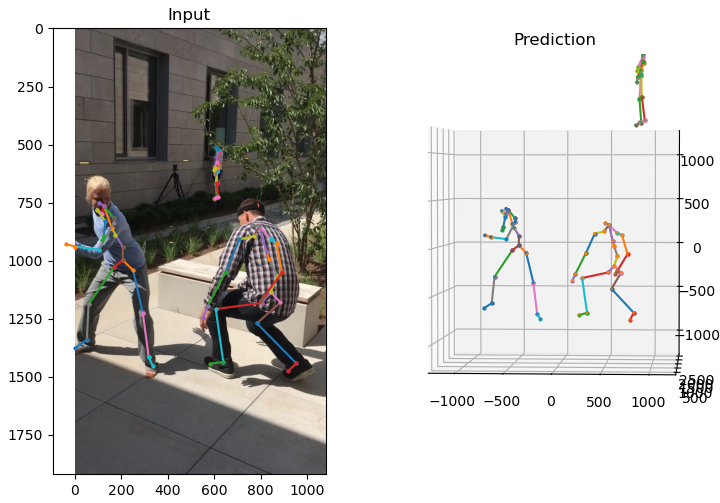

Generate this figure with Python:
#!/usr/bin/env python3

import tensorflow as tf


def main():
    demo_with_just_an_image()
    demo_with_known_intrinsics_and_boxes()


def demo_with_just_an_image():
    model = tf.saved_model.load('./metrabs_multiperson_smpl_combined')
    image = tf.image.decode_jpeg(tf.io.read_file('./test_image_3dpw.jpg'))
    detections, poses3d, poses2d = model.predict_single_image(image)
    visualize_pose(image.numpy(), poses3d.numpy(), poses2d.numpy(), model.joint_edges.numpy())


def demo_with_known_intrinsics_and_boxes():
    model = tf.saved_model.load('./metrabs_multiperson_smpl')
    image = tf.image.decode_jpeg(tf.io.read_file('./test_image_3dpw.jpg'))
    intrinsics = tf.constant([[1962, 0, 540], [0, 1969, 960], [0, 0, 1]], dtype=tf.float32)

    # Use your detector of choice to obtain bounding boxes.
    # See the README for how to combine the YOLOv4 detector with our MeTRAbs code.
    person_boxes = tf.constant(
        [[0, 626, 367, 896], [524, 707, 475, 841], [588, 512, 54, 198]], tf.float32)

    poses3d = model.predict_single_image(image, intrinsics, person_boxes)
    poses2d = ((poses3d / poses3d[..., 2:]) @ tf.linalg.matrix_transpose(intrinsics))[..., :2]

    visualize_pose(
        image.numpy(), poses3d.numpy(), poses2d.numpy(), model.crop_model.joint_edges.numpy())


def visualize_pose(image, poses3d, poses2d, edges):
    import matplotlib.pyplot as plt
    plt.switch_backend('TkAgg')
    # noinspection PyUnresolvedReferences
    from mpl_toolkits.mplot3d import Axes3D

    # Matplotlib interprets the Z axis as vertical, but our poses have Y as the vertical axis.
    # Therefore we do a 90 degree rotation around the horizontal (X) axis
    poses3d[..., 1], poses3d[..., 2] = poses3d[..., 2], -poses3d[..., 1]

    fig = plt.figure(figsize=(10, 5.2))
    image_ax = fig.add_subplot(1, 2, 1)
    image_ax.set_title('Input')
    image_ax.imshow(image)

    for pose2d in poses2d:
        for i_start, i_end in edges:
            image_ax.plot(*zip(pose2d[i_start], pose2d[i_end]), marker='o', markersize=2)
        image_ax.scatter(pose2d[:, 0], pose2d[:, 1], s=2)

    pose_ax = fig.add_subplot(1, 2, 2, projection='3d')
    pose_ax.set_title('Prediction')
    range_ = 1500
    pose_ax.view_init(5, -85)
    pose_ax.set_xlim3d(-range_, range_)
    pose_ax.set_ylim3d(0, 2 * range_)
    pose_ax.set_zlim3d(-range_, range_)
    pose_ax.set_box_aspect((1, 1, 1))

    for pose3d in poses3d:
        for i_start, i_end in edges:
            pose_ax.plot(*zip(pose3d[i_start], pose3d[i_end]), marker='o', markersize=2)
        pose_ax.scatter(pose3d[:, 0], pose3d[:, 1], pose3d[:, 2], s=2)

    fig.tight_layout()
    plt.show()


if __name__ == '__main__':
    main()
